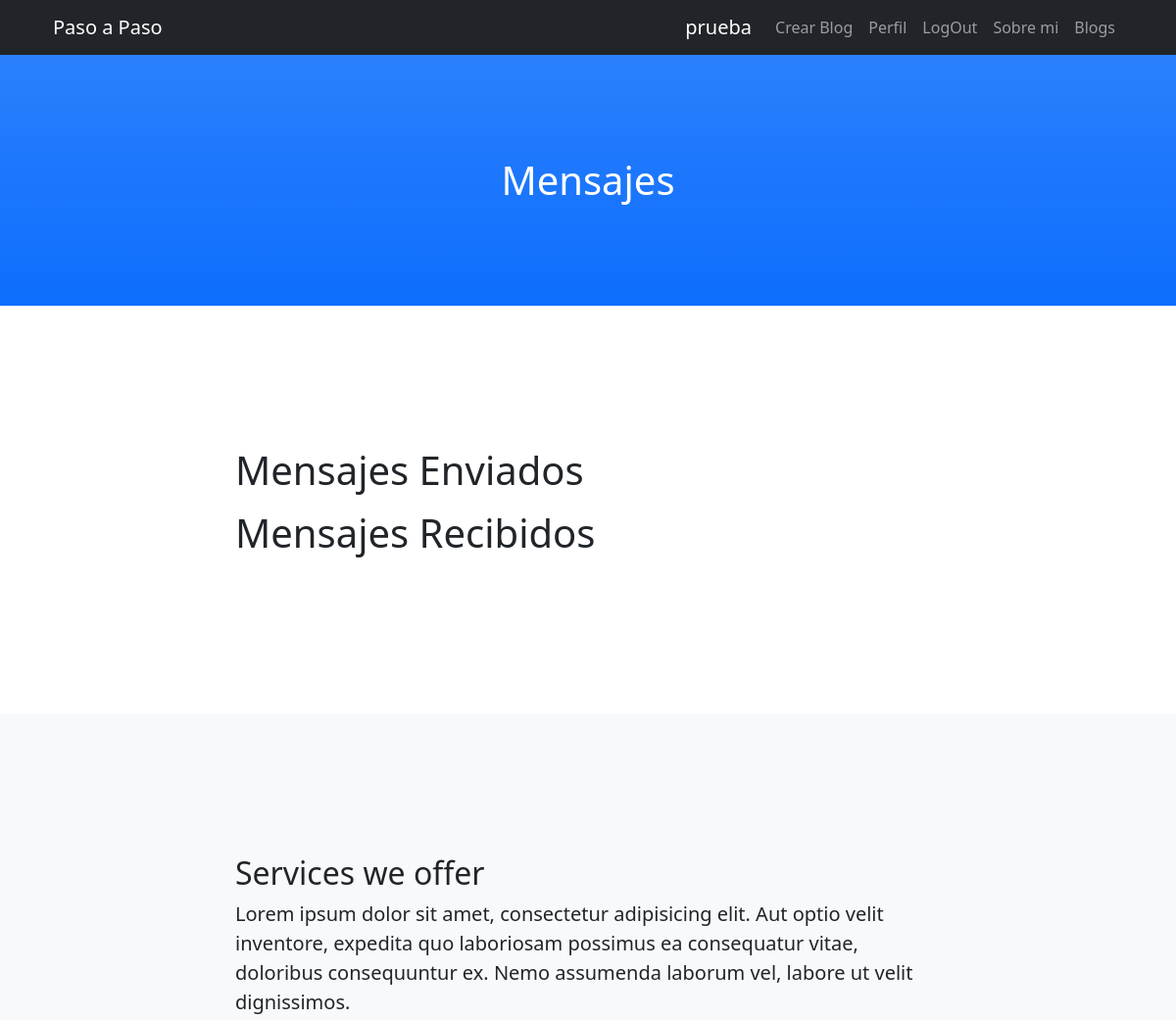
The page /mensajes/view/ (signed in, upper part) on the database as committed earlier.
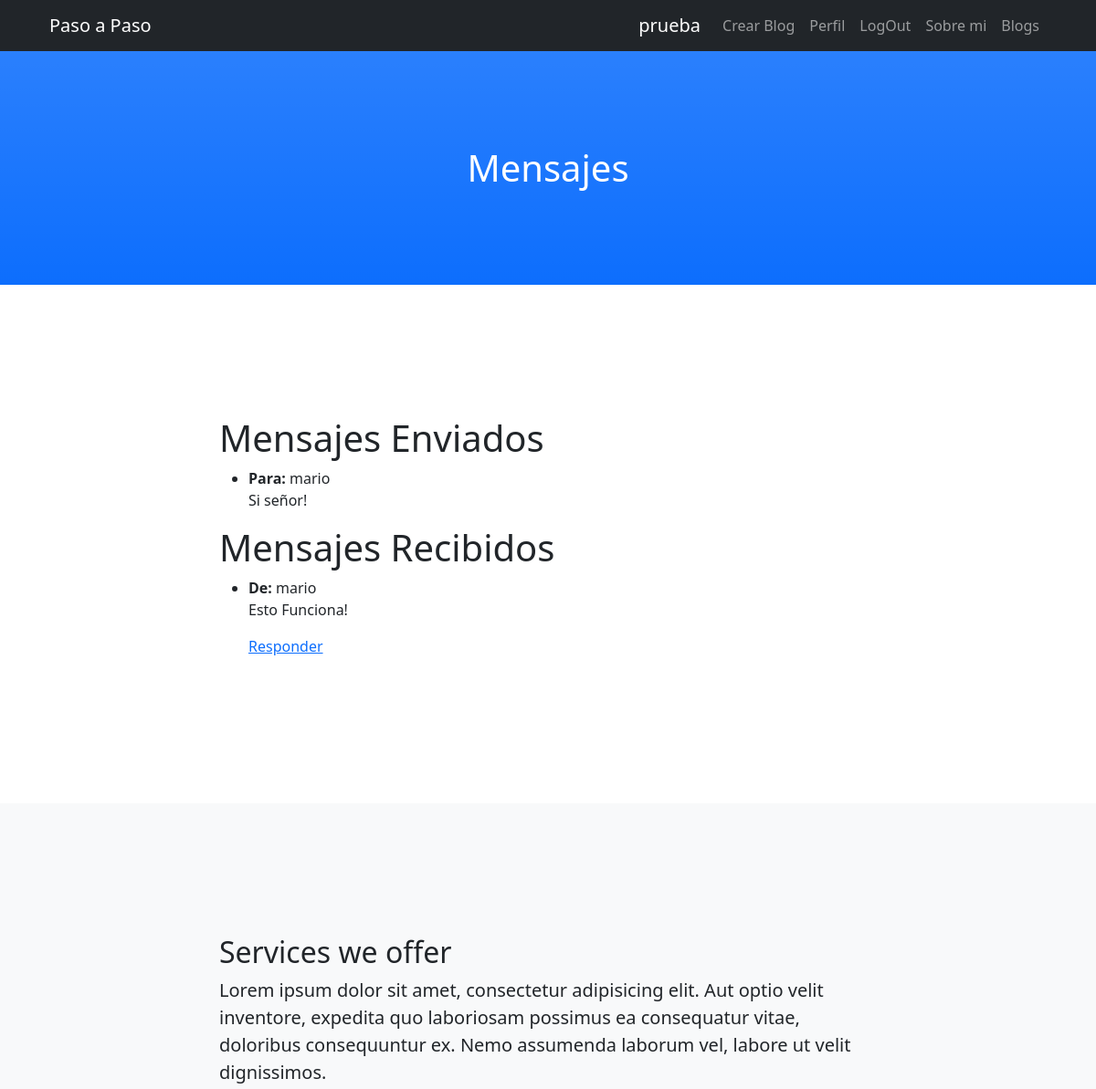
The same page on the database as committed later.
### Chat/models.py (models this page shows)
class Message(models.Model):
    sender = models.CharField(max_length=300)
    recipient = models.CharField(max_length=300)
    message = models.TextField()
    timestamp = models.DateTimeField(auto_now_add=True)

### Chat/views.py (the view)
# urls.py: path('view/', view_messages, name='view_messages'),
def view_messages(request):
    user = request.user
    sent_messages = Message.objects.filter(sender=user)
    received_messages = Message.objects.filter(recipient=user)
    return render(request, 'lectura.html', {'sent_messages': sent_messages, 'received_messages': received_messages})

### Chat/templates/lectura.html
{% extends "index.html" %}
{% load static %}
{% block titulo %}
<h1>Mensajes</h1>
{% endblock %}
{% block contenido %}
<h1>Mensajes Enviados</h1>
<ul>
{% for message in sent_messages %}
  <li>
    <strong>Para:</strong> {{ message.recipient }}
    <p>{{ message.message }}</p>
  </li>
{% endfor %}
</ul>
<h1>Mensajes Recibidos</h1>
<ul>
{% for message in received_messages %}
  <li>
    <strong>De:</strong> {{ message.sender }}
    <p>{{ message.message }}</p>
    <a href="{% url 'respond_message' message.id %}">Responder</a>
  </li>
{% endfor %}
</ul>
{% endblock %}

Rows that differ between the two databases and show on the page:
added Message: recipient "mario", message "Si señor!", shown under "Mensajes Enviados"
added Message: sender "mario", message "Esto Funciona!", shown under "Mensajes Recibidos"
